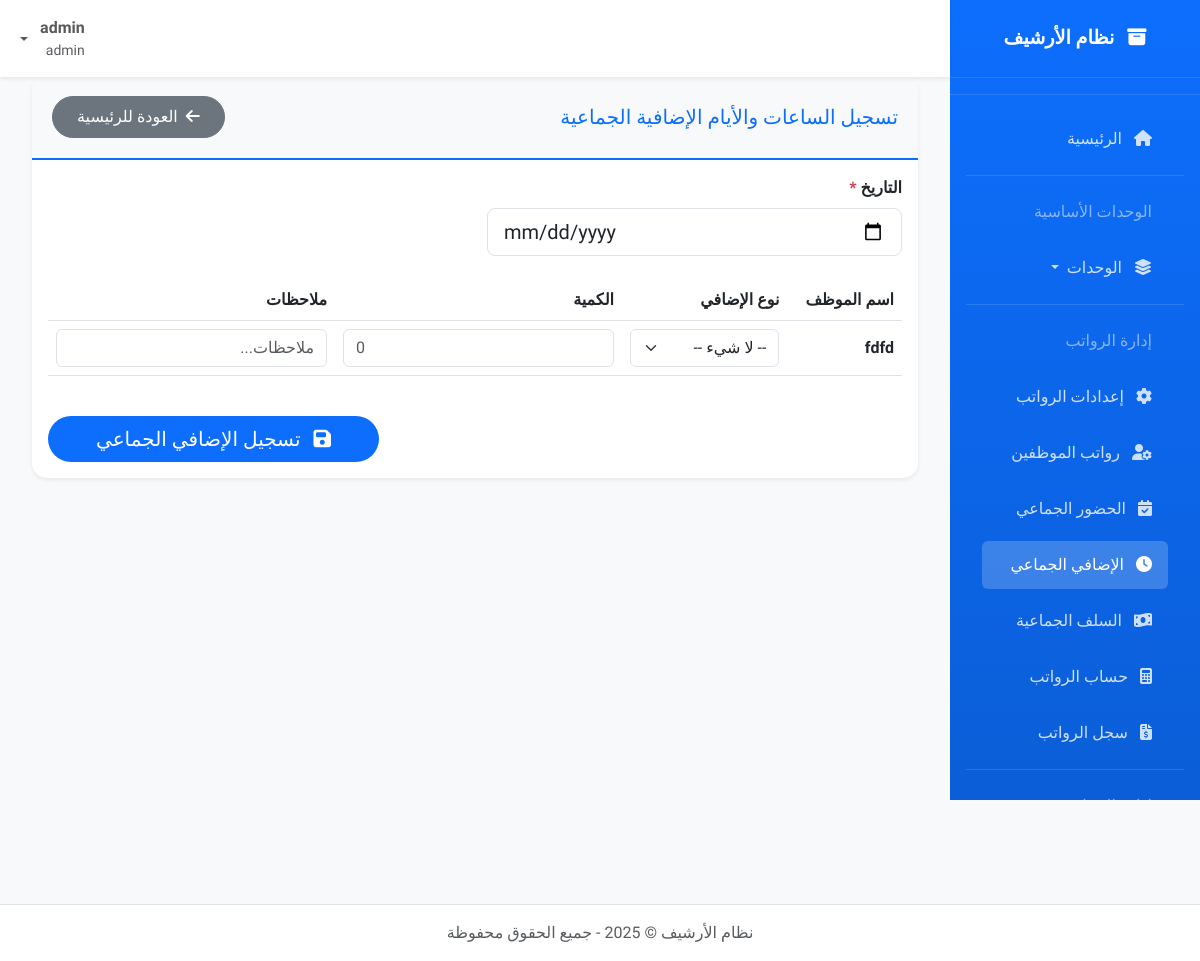
Page /salary/overtime/bulk (signed in) on the committed database.
### models.py (models this page shows, shortened)
class User(db.Model, UserMixin):
    id = db.Column(db.Integer, primary_key=True)
    username = db.Column(db.String(50), unique=True, nullable=False)
    email = db.Column(db.String(100), unique=True, nullable=False)
    password_hash = db.Column(db.String(128), nullable=False)
    role = db.Column(db.String(20), default='user')  # admin, archivist, user
    created_at = db.Column(db.DateTime, default=datetime.utcnow)
    def is_admin(self):
        return self.role == 'admin'
    def can_edit(self):
        return self.role in ['admin', 'archivist']

class Employee(db.Model):
    id = db.Column(db.Integer, primary_key=True)
    unique_id = db.Column(db.String(50), unique=True, nullable=False, default=lambda: generate_sequential_id("EMP"))
    national_id = db.Column(db.String(20), unique=True, nullable=False)
    full_name = db.Column(db.String(100), nullable=False)
    birth_date = db.Column(db.Date)
    gender = db.Column(db.String(10))
    address = db.Column(db.String(200))
    phone = db.Column(db.String(20))
    email = db.Column(db.String(100))
    department = db.Column(db.String(50))
    position = db.Column(db.String(50))
    hire_date = db.Column(db.Date)
    status = db.Column(db.String(20), default="active")
    notes = db.Column(db.Text)
    created_at = db.Column(db.DateTime, default=datetime.utcnow)
    files = db.relationship('EmployeeFile', backref='employee', lazy=True, cascade="all, delete-orphan")
    salary_info = db.relationship('EmployeeSalary', backref='employee', uselist=False)

### app.py (the view, shortened to what this page needs)
@app.route('/salary/overtime/bulk', methods=['GET', 'POST'])
@login_required
def bulk_overtime():
    if not current_user.can_edit():
        flash('ليس لديك صلاحية تسجيل الساعات الإضافية.', 'danger')
        return redirect(url_for('index'))
    employees = Employee.query.filter_by(status='active').all()
    settings = CompanySettings.query.first()
    return render_template('salary/bulk_overtime.html', employees=employees, settings=settings)

### app.py (called while the page is built)
@login_manager.user_loader
def load_user(user_id):
    return User.query.get(int(user_id))

@app.before_request
def create_tables_once():
    if not hasattr(g, 'tables_created'):
        db.create_all()
        os.makedirs(app.config['UPLOAD_FOLDER'], exist_ok=True)
        os.makedirs(os.path.join(app.config['UPLOAD_FOLDER'], 'cars'), exist_ok=True)
        os.makedirs(os.path.join(app.config['UPLOAD_FOLDER'], 'employees'), exist_ok=True)
        os.makedirs(os.path.join(app.config['UPLOAD_FOLDER'], 'documents'), exist_ok=True)
        os.makedirs(os.path.join(app.config['UPLOAD_FOLDER'], 'logos'), exist_ok=True)
        if not CompanySettings.query.first():
            settings = CompanySettings()
            db.session.add(settings)
            db.session.commit()
        g.tables_created = True

@app.context_processor
def inject_current_year():
    return {'current_year': datetime.now().year}

### templates/salary/bulk_overtime.html (shortened to what this page needs)
{% extends "base.html" %}
{% block content %}
<div class="row">
    <div class="col-12">
        <div class="card border-0 shadow-sm">
            <div class="card-header d-flex justify-content-between align-items-center">
                <h5 class="mb-0">تسجيل الساعات والأيام الإضافية الجماعية</h5>
                <a href="{{ url_for('index') }}" class="btn btn-secondary">
                    <i class="fas fa-arrow-left me-1"></i> العودة للرئيسية
                </a>
            </div>
            <div class="card-body">
                <form method="POST">
                    <div class="row mb-4">
                        <div class="col-md-6">
                            <div class="form-group">
                                <label class="form-label fw-bold">التاريخ <span class="text-danger">*</span></label>
                                <input type="date" name="date" class="form-control form-control-lg" required>
                            </div>
                        </div>
                    </div>
                    <div class="table-responsive">
                        <table class="table table-hover align-middle">
                            <thead>
                                <tr>
                                    <th>اسم الموظف</th>
                                    <th>نوع الإضافي</th>
                                    <th>الكمية</th>
                                    <th>ملاحظات</th>
                                </tr>
                            </thead>
                            <tbody>
                                {% for employee in employees %}
                                <tr>
                                    <td class="fw-bold">{{ employee.full_name }}</td>
                                    <td>
                                        <select name="overtime_type_{{ employee.id }}" class="form-select">
                                            <option value="">-- لا شيء --</option>
                                        </select>
                                    </td>
                                    <td>
                                        <input type="number" name="quantity_{{ employee.id }}" class="form-control" step="0.5" min="0" placeholder="0">
                                    </td>
                                    <td>
                                        <input type="text" name="notes_{{ employee.id }}" class="form-control" placeholder="ملاحظات...">
                                    </td>
                                </tr>
                                {% endfor %}
                            </tbody>
                        </table>
                    </div>
                    <div class="d-flex justify-content-end mt-4">
                        <button type="submit" class="btn btn-primary btn-lg px-5">
                            <i class="fas fa-save me-2"></i> تسجيل الإضافي الجماعي
                        </button>
                    </div>
                </form>
            </div>
        </div>
    </div>
</div>
{% endblock %}

### templates/base.html (shortened to what this page needs)
<!DOCTYPE html>
<html lang="ar" dir="rtl">
<head>
    <link href="https://cdn.jsdelivr.net/npm/bootstrap@5.3.0/dist/css/bootstrap.rtl.min.css" rel="stylesheet">
    <link rel="stylesheet" href="https://cdn.jsdelivr.net/npm/bootstrap-icons@1.10.0/font/bootstrap-icons.css">
    <link href="https://cdnjs.cloudflare.com/ajax/libs/font-awesome/6.4.0/css/all.min.css" rel="stylesheet">
</head>
<body>
    <nav id="sidebar" class="d-none d-lg-block">
        <div class="sidebar-brand">
            <i class="fas fa-archive me-2"></i> <span>نظام الأرشيف</span>
        </div>
        <hr class="text-white-50">
        <ul class="nav flex-column px-3">
            <li class="nav-item">
                <a class="nav-link {% if request.endpoint == 'index' %}active{% endif %}" href="{{ url_for('index') }}">
                    <i class="fas fa-home me-2"></i> <span>الرئيسية</span>
                </a>
            </li>
            <hr class="text-white-50 my-2">
            <li class="nav-item">
                <span class="nav-link text-white-50 small">الوحدات الأساسية</span>
            </li>
            <li class="nav-item dropdown">
                <a class="nav-link dropdown-toggle" href="#" id="basicUnitsDropdown" role="button" data-bs-toggle="dropdown" aria-expanded="false">
                    <i class="fas fa-layer-group me-2"></i> <span>الوحدات</span>
                </a>
            </li>
            <hr class="text-white-50 my-2">
            {% if current_user.is_authenticated and current_user.can_edit() %}
            <li class="nav-item">
                <span class="nav-link text-white-50 small">إدارة الرواتب</span>
            </li>
            <li class="nav-item">
                <a class="nav-link {% if 'salary_settings' in request.endpoint %}active{% endif %}" href="{{ url_for('salary_settings') }}">
                    <i class="fas fa-cog me-2"></i> <span>إعدادات الرواتب</span>
                </a>
            </li>
            <li class="nav-item">
                <a class="nav-link {% if 'salary_employees_list' in request.endpoint %}active{% endif %}" href="{{ url_for('salary_employees_list') }}">
                    <i class="fas fa-user-cog me-2"></i> <span>رواتب الموظفين</span>
                </a>
            </li>
            <li class="nav-item">
                <a class="nav-link {% if 'bulk_attendance' in request.endpoint %}active{% endif %}" href="{{ url_for('bulk_attendance') }}">
                    <i class="fas fa-calendar-check me-2"></i> <span>الحضور الجماعي</span>
                </a>
            </li>
            <li class="nav-item">
                <a class="nav-link {% if 'bulk_overtime' in request.endpoint %}active{% endif %}" href="{{ url_for('bulk_overtime') }}">
                    <i class="fas fa-clock me-2"></i> <span>الإضافي الجماعي</span>
                </a>
            </li>
            <li class="nav-item">
                <a class="nav-link {% if 'bulk_advance' in request.endpoint %}active{% endif %}" href="{{ url_for('bulk_advance') }}">
                    <i class="fas fa-money-bill-wave me-2"></i> <span>السلف الجماعية</span>
                </a>
            </li>
            <li class="nav-item">
                <a class="nav-link {% if 'calculate_payroll' in request.endpoint %}active{% endif %}" href="{{ url_for('calculate_payroll') }}">
                    <i class="fas fa-calculator me-2"></i> <span>حساب الرواتب</span>
                </a>
            </li>
            <li class="nav-item">
                <a class="nav-link {% if 'payroll_list' in request.endpoint %}active{% endif %}" href="{{ url_for('payroll_list') }}">
                    <i class="fas fa-file-invoice-dollar me-2"></i> <span>سجل الرواتب</span>
                </a>
            </li>
            {% endif %}
            <hr class="text-white-50 my-2">
            {% if current_user.is_authenticated and current_user.can_edit() %}
            <li class="nav-item">
                <span class="nav-link text-white-50 small">إدارة المخازن</span>
            </li>
            {% endif %}
        </ul>
    </nav>
    <nav class="navbar navbar-expand-lg navbar-light bg-white shadow-sm top-navbar">
        <div class="container-fluid">
            <div class="navbar-nav ms-auto">
                {% if current_user.is_authenticated %}
                <div class="nav-item dropdown">
                    <a class="nav-link dropdown-toggle d-flex align-items-center" href="#" id="userDropdown" role="button" data-bs-toggle="dropdown">
                        <div class="me-2">
                            <div class="fw-bold">{{ current_user.username }}</div>
                            <div class="small text-muted">{{ current_user.role }}</div>
                        </div>
                    </a>
                </div>
                {% else %}
                <a class="nav-link" href="{{ url_for('login') }}">
                    <i class="fas fa-sign-in-alt me-1"></i> تسجيل الدخول
                </a>
                {% endif %}
            </div>
        </div>
    </nav>
    <main id="main-content">
        <div class="container-fluid">
            {% block content %}{% endblock %}
        </div>
    </main>
    <footer class="bg-white border-top py-3 mt-5">
        <div class="container">
            <div class="text-center text-muted">
                <p class="mb-0">نظام الأرشيف &copy; {{ current_year }} - جميع الحقوق محفوظة</p>
            </div>
        </div>
    </footer>
</body>
</html>

### templates/base.html (style rules this page uses)
:root { --primary-color: #0d6efd; --secondary-color: #6c757d; --success-color: #198754; --danger-color: #dc3545; --warning-color: #ffc107; --info-color: #0dcaf0; }
body { font-family: 'Tajawal', sans-serif; background-color: #f8f9fa; padding-top: 56px; margin: 0; }
#sidebar { position: fixed; top: 0; right: 0; height: 100vh; width: 250px; background: linear-gradient(180deg, #0d6efd 0%, #0b5ed7 100%); color: white; z-index: 1000; overflow-y: auto; transition: transform 0.3s ease, width 0.3s ease; }
#sidebar .sidebar-brand { font-weight: 700; padding: 1.5rem 1rem; text-align: center; font-size: 1.2rem; border-bottom: 1px solid rgba(255,255,255,0.1); }
#sidebar .nav-link { color: rgba(255,255,255,0.8); padding: 0.75rem 1rem; margin: 0.25rem 1rem; border-radius: 0.375rem; transition: all 0.3s ease; }
#sidebar .nav-link.active { color: #fff; background-color: rgba(255,255,255,0.2); font-weight: 500; }
#main-content { margin-right: 250px; padding: 20px; min-height: 100vh; transition: margin-right 0.3s ease; }
.top-navbar { position: fixed; top: 0; right: 250px; left: 0; z-index: 1030; transition: right 0.3s ease; }
.card { border: none; border-radius: 15px; box-shadow: 0 0.125rem 0.25rem rgba(0,0,0,0.075); margin-bottom: 1.5rem; transition: transform 0.3s ease; }
.card-header { background-color: #f8f9fa; border-bottom: 2px solid var(--primary-color); border-radius: 15px 15px 0 0 !important; padding: 1.25rem; font-weight: 700; color: var(--primary-color); }
.btn { border-radius: 50px; padding: 0.5rem 1.5rem; font-weight: 500; transition: all 0.3s ease; }
.btn-primary { background-color: var(--primary-color); border: none; }

### rows in the picture
User: username "admin", role "admin"
Employee: full_name "fdfd"
